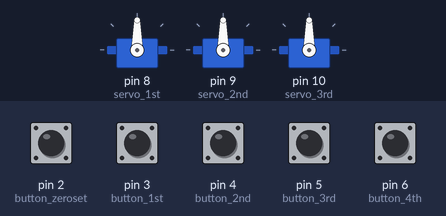
A sketch run on a simulated Arduino Uno, built with avr-gcc and run on an emulated ATmega328P. Parts: 3 × servo. Inputs (shaded band) come from the test bench; at power-on: pin 2 (button_zeroset), pin 3 (button_1st), pin 4 (button_2nd), pin 5 (button_3rd), pin 6 (button_4th) HIGH.

Above: at 2.2 s.
2.3 s: pin 3 (button_1st) pulled LOW for 0.15 s
At 4.0 s:
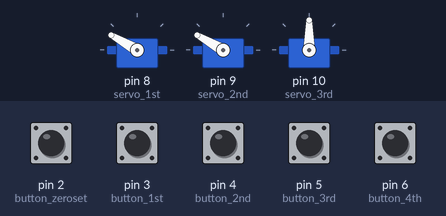
4.3 s: pin 2 (button_zeroset) pulled LOW for 0.15 s
At 4.7 s:
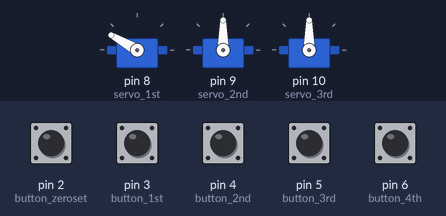
6.3 s: pin 4 (button_2nd) pulled LOW for 0.15 s
At 7.2 s:
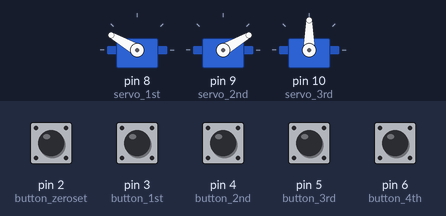
8.3 s: pin 5 (button_3rd) pulled LOW for 0.15 s
At 9.9 s:
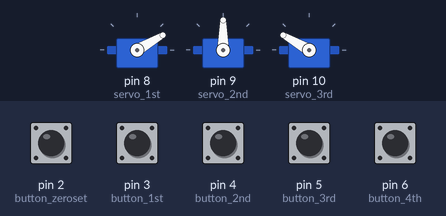
10.3 s: pin 6 (button_4th) pulled LOW for 0.15 s
At 11.0 s:
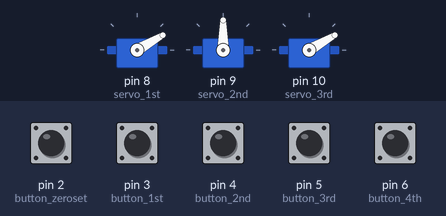
11.9 s: pin 2 (button_zeroset) pulled LOW for 1 s
At 12.3 s:
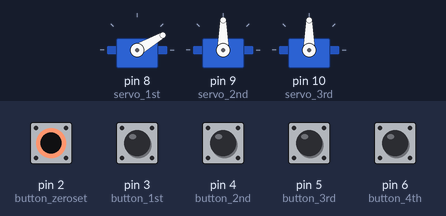
Timing chart, 0 to 14.9 s (numbered marks = the images above; inputs shaded):
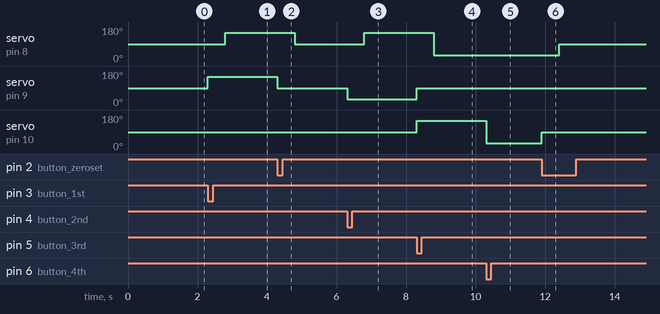

Measured:
- after the input at 2.3 s, servo on pin 8 (servo_1st): 90° → 150° after 0.50 s; servo on pin 9 (servo_2nd): 90° → 150° at once
- after the input at 4.3 s, servo on pin 8 (servo_1st): 150° → 90° after 0.50 s; servo on pin 9 (servo_2nd): 150° → 90° at once
- after the input at 6.3 s, servo on pin 8 (servo_1st): 90° → 150° after 0.50 s; servo on pin 9 (servo_2nd): 90° → 30° at once
- after the input at 8.3 s, servo on pin 8 (servo_1st): 150° → 30° after 0.50 s; servo on pin 9 (servo_2nd): 30° → 90° at once; servo on pin 10 (servo_3rd): 90° → 150° at once
- after the input at 10.3 s, servo on pin 10 (servo_3rd): 150° → 30° at once
- after the input at 11.9 s, servo on pin 8 (servo_1st): 30° → 90° after 0.50 s; servo on pin 10 (servo_3rd): 30° → 90° at once

The sketch:

ServoTestWithArduino.ino
```cpp
#include<Servo.h>

#define SIMPLE_MOVING_MODE false    // 그냥 버튼 따라 그 모냥새로 동작
#define SPEED_CONTROL_MODE false    // motor_delay 변수값을 변화시켜 속도 제어 (0일때 최대속도)
#define STEP_MOVING_MODE true       // 하부에 위치한 모터부터 동작 후 상부 모터 동작

// Pin mapping
static const int button_zeroset = 2;
static const int button_1st = 3;
static const int button_2nd = 4;
static const int button_3rd = 5;
static const int button_4th = 6;
static const int servo_1st = 8;
static const int servo_2nd = 9;
static const int servo_3rd = 10;

// 각도값 (현재 1,2,3번 모터 각도 공통으로 사용)
static const int centre = 90;  // 평형 상태의 각도
static const int leftDrop = 150;   // 모터 정면에서 봤을 때 왼쪽으로 기울이는 각도. 값이 클수록 급경사. > centre. ≤ 180.
static const int rightDrop = 30;   // 모터 정면에서 봤을 때 오른쪽으로 기울이는 각도. 값이 작을수록 급경사. < centre. ≥ 0

// 버튼에 따른 모터 동작 간격
static const int motor_term = 500; // millisecond 단위. 버튼 동작 간의 간격, 하부 모터 동작 후 상부 모터 동작 사이 간격
#if SPEED_CONTROL_MODE
static const int motor_delay = 0;
#endif

// 모터 위치 값 (숫자는 큰 의미 없음)
static const int pos_zero = 0;
static const int pos_1st = 1;
static const int pos_2nd = 2;
static const int pos_3rd = 3;
static const int pos_4th = 4;

// 모터 위치 값 정의
static const int pos_matrix[5][3] =
{   // {1번모터, 2번모터, 3번 모터}
    {centre, centre, centre},   // 위치 초기화 구성
    {leftDrop, leftDrop, centre},   // 1번 위치 구성
    {leftDrop, rightDrop, centre},  // 2번 위치 구성
    {rightDrop, centre, leftDrop},  // 3번 위치 구성
    {rightDrop, centre, rightDrop}  // 4번 위치 구성
};

// 서보모터 객체 생성
Servo servo1;
Servo servo2;
Servo servo3;

bool btn0_sts = false;  // 0번 버튼 프로세스 상태 flag
bool btn1_sts = false;  // 1번 버튼 프로세스 상태 flag
bool btn2_sts = false;  // 2번 버튼 프로세스 상태 flag
bool btn3_sts = false;  // 3번 버튼 프로세스 상태 flag
bool btn4_sts = false;  // 4번 버튼 프로세스 상태 flag

void setup() {
    pinMode(button_zeroset, INPUT_PULLUP); // 위치 초기화 버튼 핀 할당
    pinMode(button_1st, INPUT_PULLUP);    // 1번 위치 버튼 핀 할당
    pinMode(button_2nd, INPUT_PULLUP);    // 2번 위치 버튼 핀 할당
    pinMode(button_3rd, INPUT_PULLUP);    // 3번 위치 버튼 핀 할당
    pinMode(button_4th, INPUT_PULLUP);    // 4번 위치 버튼 핀 할당
    servo1.attach(servo_1st); // 1번 서보모터 핀 할당
    servo2.attach(servo_2nd); // 2번 서보모터 핀 할당
    servo3.attach(servo_3rd); // 3번 서보모터 핀 할당
    motors_position(pos_zero);   // 위치 초기화
}

void loop() {
    if (digitalRead(button_zeroset) == 0)  {    // 위치 초기화 버튼 입력
        if(!(btn1_sts||btn2_sts||btn3_sts||btn4_sts))    btn0_sts = true;
    }

    if (digitalRead(button_1st) == 0)  {    // 1번 버튼 입력
        if(!(btn0_sts||btn2_sts||btn3_sts||btn4_sts))    btn1_sts = true;
    }

    if (digitalRead(button_2nd) == 0)  {    // 2번 버튼 입력
        if(!(btn1_sts||btn0_sts||btn3_sts||btn4_sts))    btn2_sts = true;
    }

    if (digitalRead(button_3rd) == 0)  {    // 3번 버튼 입력
        if(!(btn1_sts||btn2_sts||btn0_sts||btn4_sts))    btn3_sts = true;
    }

    if (digitalRead(button_4th) == 0)  {    // 4번 버튼 입력
        if(!(btn1_sts||btn2_sts||btn3_sts||btn0_sts))    btn4_sts = true;
    }


    if(btn0_sts)    // 위치 초기화 버튼 동작 수행
    {
        motors_position(pos_zero);
        btn0_sts = false;
    }

    if(btn1_sts)    // 1번 버튼 동작 수행
    {
        motors_position(pos_1st);
        btn1_sts = false;
    }

    if(btn2_sts)    // 2번 버튼 동작 수행
    {
        motors_position(pos_2nd);
        btn2_sts = false;
    }

    if(btn3_sts)    // 3번 버튼 동작 수행
    {
        motors_position(pos_3rd);
        btn3_sts = false;
    }

    if(btn4_sts)    // 4번 버튼 동작 수행
    {
        motors_position(pos_4th);
        btn4_sts = false;
    }
}


void motors_position(int pos)
{
    if((pos < pos_zero) || (pos > pos_4th)) return;
#if SIMPLE_MOVING_MODE
    servo1.write(pos_matrix[pos][0]);
    servo2.write(pos_matrix[pos][1]);
    servo3.write(pos_matrix[pos][2]);
    delay(motor_term);
#endif

#if SPEED_CONTROL_MODE
    int a = servo1.read(), b = servo2.read(), c = servo3.read();
    int pres_pos[3] = {servo1.read(), servo2.read(), servo3.read()};
    int goal_pos[3] = {pos_matrix[pos][0], pos_matrix[pos][1], pos_matrix[pos][2]};
    bool d = false, e = false, f = false;
    bool pos_flag[3] = {false, false, false};

    if(pres_pos[0] == goal_pos[0])  pos_flag[0];
    if(pres_pos[1] == goal_pos[1])  pos_flag[1];
    if(pres_pos[2] == goal_pos[2])  pos_flag[2];


    while (!(pos_flag[0] && pos_flag[1] && pos_flag[2]))
    {
        if(pres_pos[0] < goal_pos[0])   {
            pres_pos[0]++;
            servo1.write(pres_pos[0]);
        }
        else if (pres_pos[0] > goal_pos[0]) {
            pres_pos[0]--;
            servo1.write(pres_pos[0]);
        }
        else {
            if(pos_flag[0] != true)    pos_flag[0] = true;
        }

        if(pres_pos[1] < goal_pos[1])   {
            pres_pos[1]++;
            servo2.write(pres_pos[1]);
        }
        else if (pres_pos[1] > goal_pos[1]) {
            pres_pos[1]--;
            servo2.write(pres_pos[1]);
        }
        else {
            if(pos_flag[1] != true)    pos_flag[1] = true;
        }

        if(pres_pos[2] < goal_pos[2])   {
            pres_pos[2]++;
            servo3.write(pres_pos[2]);
        }
        else if (pres_pos[2] > goal_pos[2]) {
            pres_pos[2]--;
            servo3.write(pres_pos[2]);
        }
        else {
            if(pos_flag[2] != true)    pos_flag[2] = true;
        }
        delay(motor_delay);
    }
    delay(motor_term);
#endif

#if STEP_MOVING_MODE
    servo2.write(pos_matrix[pos][1]);
    servo3.write(pos_matrix[pos][2]);
    delay(motor_term);
    servo1.write(pos_matrix[pos][0]);
    delay(motor_term);

/*
    int a = servo1.read(), b = servo2.read(), c = servo3.read();
    int pres_pos[3] = {servo1.read(), servo2.read(), servo3.read()};
    int goal_pos[3] = {pos_matrix[pos][0], pos_matrix[pos][1], pos_matrix[pos][2]};
    bool d = false, e = false, f = false;
    bool pos_flag[3] = {false, false, false};

    for(int i = 0; i < 3; i++)
    {
        if(pres_pos[i] == goal_pos[i])  pos_flag[i];
    }

    while (!(pos_flag[1] && pos_flag[2]))
    {
        if(pres_pos[1] < goal_pos[1])   {
            pres_pos[1]++;
            servo2.write(pres_pos[1]);
        }
        else if (pres_pos[1] > goal_pos[1]) {
            pres_pos[1]--;
            servo2.write(pres_pos[1]);
        }
        else {
            if(pos_flag[1] != true)    pos_flag[1] = true;
        }

        if(pres_pos[2] < goal_pos[2])   {
            pres_pos[2]++;
            servo3.write(pres_pos[2]);
        }
        else if (pres_pos[2] > goal_pos[2]) {
            pres_pos[2]--;
            servo3.write(pres_pos[2]);
        }
        else {
            if(pos_flag[2] != true)    pos_flag[2] = true;
        }
    }
    delay(motor_term);
    while (!(pos_flag[0]))
    {
        if(pres_pos[0] < goal_pos[0])   {
            pres_pos[0]++;
            servo1.write(pres_pos[0]);
        }
        else if (pres_pos[0] > goal_pos[0]) {
            pres_pos[0]--;
            servo1.write(pres_pos[0]);
        }
        else {
            if(pos_flag[0] != true)    pos_flag[0] = true;
        }
    }
    delay(motor_term);
*/
#endif
}
```
